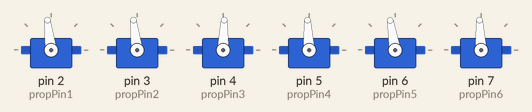
Recording of a sketch running on a simulated Arduino Uno, built with avr-gcc and run on an emulated ATmega328P. Parts: 6 × servo.

Above: at 1.1 s.
Timing chart, 0 to 40.5 s (numbered marks = the images above):
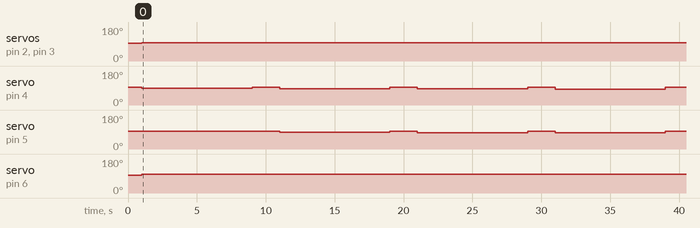

Measured:
- by itself, servo on pin 2 (propPin1), servo on pin 3 (propPin2): 93° → 97° at 1.0 s
- by itself, servo on pin 4 (propPin3): 93° → 88° at 1.0 s, → 93° 8.0 s later, → 87° 2.0 s later, → 93° 8.0 s later, … (8 changes in this stretch)
- by itself, servo on pin 5 (propPin4): 93° → 88° at 11.0 s, → 93° 8.0 s later, → 87° 2.0 s later, → 93° 8.0 s later, … (6 changes in this stretch)
- by itself, servo on pin 6 (propPin5): 93° → 99° at 1.0 s

The sketch:

sketch_apr06b.ino
```cpp
#include <Servo.h>
#include "Conversions.h"
#define MOTOR_STOP 1500

#define MOTOR_HOVER_START_5 1562
#define MOTOR_HOVER_START_1 1543
#define MOTOR_HOVER_START_2 1543

byte propPin1 = 2;
byte propPin2 = 3;
byte propPin3 = 4;
byte propPin4 = 5;
byte propPin5 = 6;
byte propPin6 = 7;

Servo prop1;
Servo prop2;
Servo prop3;
Servo prop4;
Servo prop5;
Servo prop6;

void setup() {
  // put your setup code here, to run once:
  prop1.attach(propPin1);
  prop2.attach(propPin2);
  prop3.attach(propPin3);
  prop4.attach(propPin4);
  prop5.attach(propPin5);
  prop6.attach(propPin6);

  prop1.writeMicroseconds(MOTOR_STOP);
  prop2.writeMicroseconds(MOTOR_STOP);
  prop3.writeMicroseconds(MOTOR_STOP);
  prop4.writeMicroseconds(MOTOR_STOP);
  prop5.writeMicroseconds(MOTOR_STOP);
  prop6.writeMicroseconds(MOTOR_STOP);


  delay(1000);
}

void loop() {
  for(int i = 0; i < 10; i++)
  {
    prop1.writeMicroseconds(getMicrosecondsForward(5));
    prop2.writeMicroseconds(getMicrosecondsForward(5));
    prop5.writeMicroseconds(getMicrosecondsForward(10));

    prop3.writeMicroseconds(getMicrosecondsBackward(5 + i*5));
    prop4.writeMicroseconds(getMicrosecondsBackward(i*5));

    delay(8000);

    prop3.writeMicroseconds(getMicrosecondsForward(MOTOR_STOP));
    prop4.writeMicroseconds(getMicrosecondsForward(MOTOR_STOP));

    delay(2000);
  }

}
```

Conversions.h
```cpp
int getMicrosecondsForward(float percentage)
{
	if(percentage > 0 && percentage <= 100)
	{
		return 1525 + ((percentage/100)*375);
	}
	else return 1500; //any unexpected values will stop the motor
}

int getMicrosecondsBackward(float percentage)
{
	if(percentage > 0 && percentage <= 100)
	{
		return 1475 - ((percentage/100)*375);
	}
	else return 1500; //any unexpected values will stop the motor
}
```
